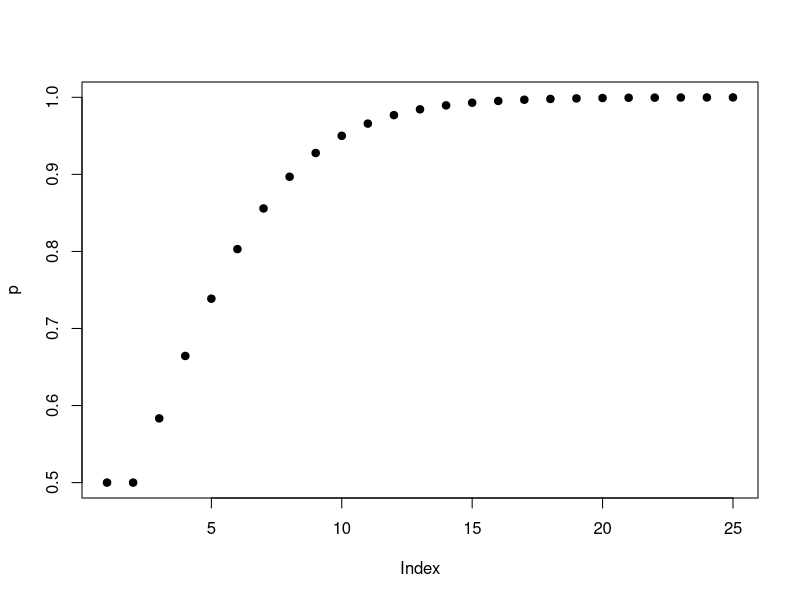
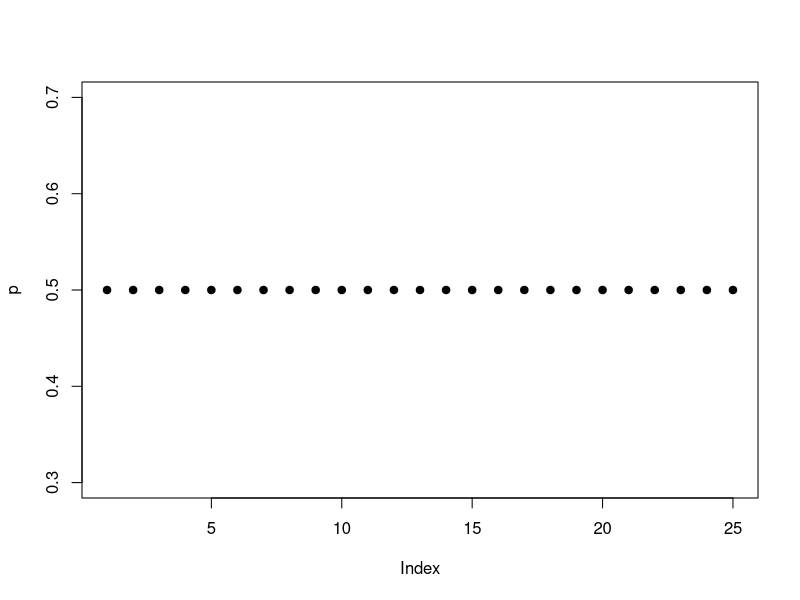
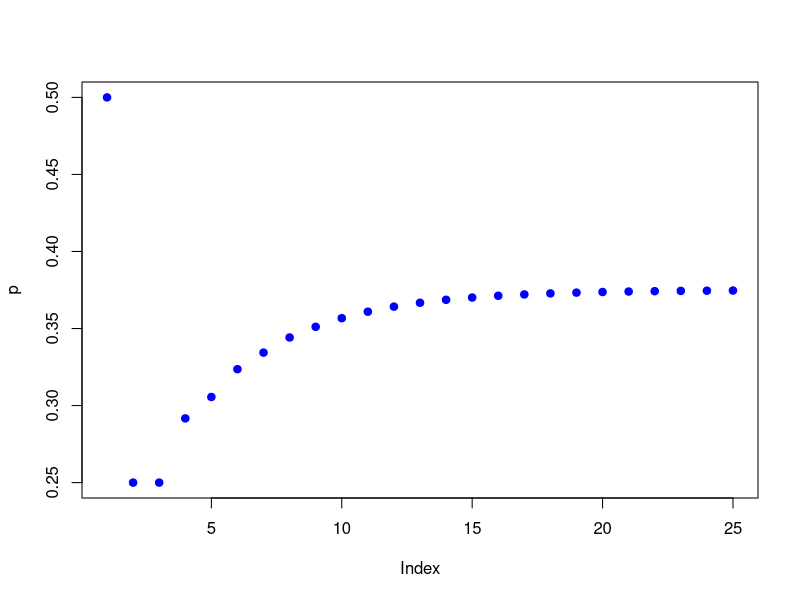
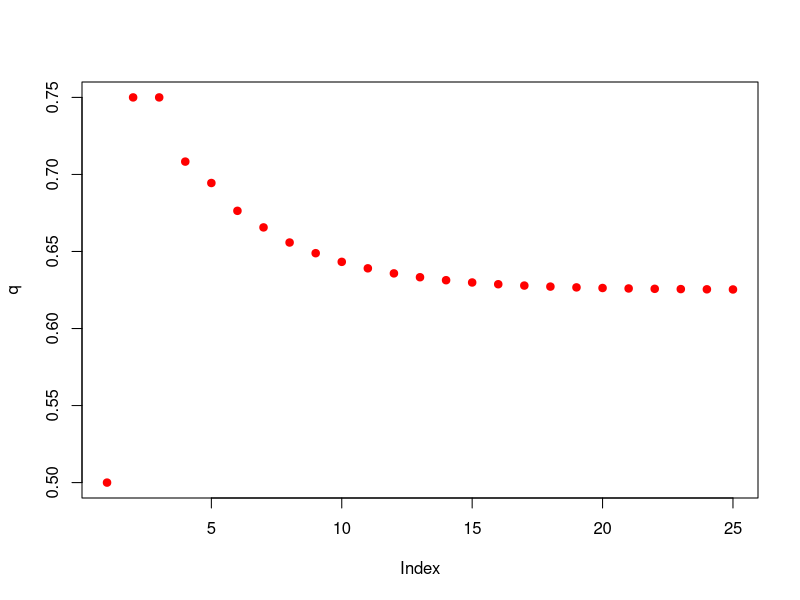

Source code (R) for these figures, in order:
## ---- chunk 1
knitr::opts_chunk$set(echo = TRUE, fig.width = 6, fig.height = 4, fig.align = "center")
library(ggplot2)
## ---- chunk 2
# ESTIMATION OF GENOTYPE AND ALLELE FREQUENCIES FROM A GENOTYPING SURVEY
# One-gene two-alleles: X1 and X2
# Three genotypes:  X11, X12 and X22
# Sample size genotype ij -> Nij

# Create the function
gene_freq <- function(N11, N12, N22) {
   
   N = N11 + N12 + N22 # N total sample
   
   # Allele frequencies estimation
   p = (N11 + N12/2)/N # p is the frequency of X1 
   q = 1 - p # q is the frequency of X2 
   
   # Genotype frequencies estimation
   f11 = N11/N # frequency of X11 genotype 
   f12 = N12/N # frequency of X12 genotype 
   f22 = N22/N # frequency of X22 genotype 
   
   # Output
   return (list("N" = N, "N11" = N11, "N12" = N12, "N22" = N22,
                "p" = p, "q" = q,
                "f11" = f11, "f12" = f12, "f22" = f22))
}
## ---- chunk 3

# Invoke the function
results = gene_freq(1787, 3037, 1305)

# Print results
print(paste0("Sample size = ",results$N," -> N11 = ",results$N11,", N12 = ", results$N12," and N22 = ",results$N22))
print(paste0("p = ", round(results$p,3)," and q = ",round(results$q,3)))
print(paste0("f11 = ",round(results$f11,3), ", f12 = ",round(results$f12,3)," and f22 = ", round(results$f22,3)))
## ---- chunk 4
# MENDELIAN POPULATION
# RANDOM MATING - HWE

# One-gene two-alleles: X1 and X2
# Three initial genotypes:  X11, X12 and X22
# Initial genotype frequencies: f11, f12, f22

# Create the function
random_mating <- function(f11, f12, f22) {
   
   p = f11 + f12/2 # allele frequency of X1
   q = 1 - p # allele frequency of X2
   
   # Mating pairs (frequencies) probabilities
   f11_11 = f11 * f11
   f11_12 = 2 * f11 * f12
   f11_22 = 2 * f11 * f22
   f12_12 = f12 * f12
   f12_22 = 2 * f12 * f22
   f22_22 = f22 * f22
   # Genotype probabilities of progeny (offspring) f11_, f12_, f22_
   f11_ = f11_11 + f11_12/2 + f12_12/4
   f12_ = f11_12/2 + f11_22 + f12_12/2 + f12_22/2
   f22_ = f12_12/4 + f12_22/2 + f22_22
   # Allele probability of progeny p_ and q_
   p_ = f11_ + f12_/2
   q_ = 1 - p_
   # Output
   return (list("p" = p, "q" = q,
                "f11" = f11, "f12" = f12, "f22" = f22,
                "p_" = p_, "q_" = q_,
                "f11_" = f11_, "f12_" = f12_, "f22_" = f22_))
}
## ---- chunk 5
# Invoke the function
result <- random_mating(0.5, 0, 0.5)

# Print results
print(paste0("Allele prob. initial generation (p and q) ",result$p, result$q))
print(paste("Genotype prob. initial generation (f11, f12, f22) ",result$f11, result$f12,result$f22))
print(paste("Allele prob. next generation (p' and q') ",result$p_, result$q_))
print(paste("Genotype prob. next generation (f'11, f'12, f'22) ",result$f11_, result$f12_,result$f22_))
print(paste("Genotype prob. next generation according HWE ", result$p_ * result$p_, 2*result$p_ * result$q_,result$q_ * result$q_))
## ---- chunk 6
cat("Offsprings of population 1\n")
result1 <- random_mating(0.24, 0.32, 0.44)

paste("Genotype prob. initial generation (f11, f12, f22): ", result1$f11, result1$f12, result1$f22)
paste("Allele prob. next generation (p' and q'): ", result1$p_, result1$q_)
paste("Genotype prob. next generation (f'11, f'12, f'22): ", result1$f11_, result1$f12_, result1$f22_)


cat("Offsprings of population 2\n")
result2 <- random_mating(0.33, 0.14, 0.53)

paste("Genotype prob. initial generation (f11, f12, f22): ", result2$f11, result2$f12, result2$f22)
paste("Allele prob. next generation (p' and q'): ", result2$p_, result2$q_)
paste("Genotype prob. next generation (f'11, f'12, f'22): ", result2$f11_, result2$f12_, result2$f22_)
## ---- chunk 7
#Mating for all combinations
ProbAllMatings = result$f11*result$f11 + result$f12*result$f12 + result$f22*result$f22

#self combinations
f11_11 = (result$f11*result$f11)/ProbAllMatings

f12_12 = (result$f12*result$f12)/ProbAllMatings

f22_22 = (result$f22*result$f22)/ProbAllMatings

#mixed combinations
f11_12 = (result$f11*result$f12)/ProbAllMatings
f11_22 = (result$f11*result$f22)/ProbAllMatings

f12_22 = (result$f12*result$f22)/ProbAllMatings
#f12_11 has already been calculated (f11_12), and 22 for all as well

##????? #pq f11_11 = f11_12 i f12_12=f12_22 i f22_22=f11_22 ????
f11_11 = result$f11*result$f22/ProbAllMatings
f11_12 = 0
f11_22 = 0
f12_12 = result$f12*result$f22/ProbAllMatings
f12_22 = 0
f22_22 = result$f11*result$f22/ProbAllMatings

cat(f22_22)
## ---- chunk 8
qchisq(0.95, df = 1)
## ---- chunk 9
pchisq(0.048, df = 1, lower = F)
## ---- chunk 10
# HWE CHI-SQUARE TEST ON COUNTS FROM A GENOTYPING SURVEY 

# One-gene two-alleles: X1 and X2
# Three initial genotypes:  X11, X12 and X22
# Sample size genotype ij -> Nij 

# Create the function
HWE_test <- function(N11, N12, N22) {

   N = N11 + N12 + N22 # N total sample
   
   # Allele frequencies estimation
   p = (N11 + N12/2)/N # p is the frequency of X1 
   q = 1 - p # q is the frequency of X2 
   
   #Genotype frequencies
   f11 = N11/N # frequency of X11 genotype
   f12 = N12/N # frequency of X12 genotype
   f22 = N22/N # frequency of X22 genotype

   # Expected HWE
   E11 = N*p^2 
   E12 = N*2*p*q
   E22 = N-E11-E12
   
   # Chi-square value and probability
   Chi_value = (N11-E11)^2/E11 + (N12-E12)^2/E12 + (N22-E22)^2/E22
   prob = pchisq(Chi_value, df = 1, lower = F)

   # Output
   return (list("N" = N, "N11" = N11, "N12" = N12, "N22" = N22,
                "p" = p, "q" = q,
                "f11" = f11, "f12" = f12, "f22" = f22,
                "Chi_value" = Chi_value, "prob" = prob))
}
## ---- chunk 11
# Invoke the function
results <- HWE_test(1787,3037,1305)

# Print results
print(paste("Sample size = ", results$N," -> N11 = ", results$N11,", N12 = ", results$N12,",N22 = ", results$N22))
print(paste("p = ",round(results$p,digits=3)," and q = ", round(results$q,digits=3) ))
print(paste("f11 = ",round(results$f11,digits=3),", f12 = ",round(results$f12,digits=3)," and f22 = ", round(results$f22,digits=3)))
print(paste("Chi-square value = ",round(results$Chi_value,3),"; Prob. = ",  round(results$prob,3)))
## ---- chunk 12

navajo_res<-HWE_test(305, 52, 4)

#Test for the deviation from HWE and its significance.
cat("Sample size = ", navajo_res$N," -> N11 = ", navajo_res$N11,", N12 = ", navajo_res$N12,",N22 = ", navajo_res$N22)
cat("\np = ",round(navajo_res$p,digits=3)," and q = ", round(navajo_res$q,digits=3))
cat("\nf11 = ",round(navajo_res$f11,digits=3),", f12 = ",round(navajo_res$f12,digits=3)," and f22 = ", round(navajo_res$f22,digits=3))
cat("\nChi-square value =",round(navajo_res$Chi_value,3),"; Prob. = ",  round(navajo_res$prob,3))


#What proportion of children of women of phenotype N are expected to present the maternal phenotype?
proportion_NN <- (navajo_res$f22)^2
cat("\nThe proportion of children of women of phenotype N that are expected to present the maternal phenotype is", round(proportion_NN, 4))

#What proportion of children of heterozygous MN women are expected to have the maternal phenotype?
proportion_MN <- 2 * navajo_res$f12 * navajo_res$f22
cat("\nThe proportion of children of heterozygous MN women that are expected to have the maternal phenotype is", round(proportion_MN, 3))


## ---- chunk 13
HWE_allele_test_3<-function(N11, N12, N13, N22, N23, N33){ #AA, AB, AC, BB, BC, CC
  N=N11+N12+N13+N22+N23+N33
  
  #Freq estimation
  p = (N11 + 0.5 * N12 + N13) / (2 * N)
  q = (N22 + 0.5 * N12 + N23) / (2 * N) 
  r = 1 - p - q
  
  #genotype freq
  f11=N11/N
  f12=N12/N
  f13=N13/N
  f22=N22/N
  f23=N23/N
  f33=N33/N
  
  #HWE (expected)
  E11 = N * p^2
  E12 = N * 2 * p * q
  E13 = N * 2 * p * r
  E22 = N * q^2
  E23 = N * 2 * q * r
  E33 = N * r^2
  
  chi_v = (N11 - E11)^2 / E11 + (N12 - E12)^2 / E12 + (N13 - E13)^2 / E13 + (N22 - E22)^2 / E22 + (N23 - E23)^2 / E23 + (N33 - E33)^2 / E33 
  prob= pchisq(chi_v, df = 3, lower = F)
  
  res=2
  
  return(list("N"=N, "N11" = N11, "N12" = N12, "N13" = N13, "N22" = N22, "N23" = N23, "N33" = N33, "f11" = f11, "f12" = f12, "f13" = f13, "f22" = f22, "f23" = f23, "f33" = f33, "p"=p, "q"=q, "r"=r, "Chi_v" = chi_v, "probability"=prob))
  
}

test_result<-HWE_allele_test_3(17, 86, 5, 61, 9, 0)

print(paste("Allele frequencies: A =", round(test_result$p, 3), ", B =", round(test_result$q, 3), ", C =", round(test_result$r, 3)))
print(paste("Chi-square value = ", round(test_result$Chi_v, 3), "; Probability = ", round(test_result$probability, 3)))


## ---- chunk 14
# ESTIMATION OF ALLELE AND GENOTYPE FREQUENCIES FROM COUNTS OF DOMINANT AND
# RECESSIVE PHENOTYPES ASSUMING HWE
# One-gene two-alleles with dominance: X1 > X2
# Three genotypes:  X11, X12 and X22
# Two phenotypes: N1_ and N22
# Sample size genotype ij -> Nij

# Create the function
freq_dominance <- function(NA_, Naa) {
    
    N = NA_ + Naa # N total sample
    
    # Phenotypic frequencies
    faa = Naa/N # Frequency genotype aa
    
    # Allele frequency
    q = sqrt(faa)
    p = 1 - q;
    
    # Genotype frequencies according HWE
    f11 = p^2 
    f12 = 2*p*q
    f22 = q^2
    
    # Output
   return (list("N" = N, "NA_" = NA_, "Naa" = Naa, 
                "p" = p, "q" = q,
                "f11" = f11, "f12" = f12, "f22" = f22))
}
## ---- chunk 15

# Invoke the function
results <- freq_dominance(170, 30)

# Print results
print(paste("Sample size = ", results$N," -> NA_ = ",results$NA_,",Naa = ", results$Naa))
print(paste("p = ",round(results$p,digits=3)," and q = ", round(results$q,digits=3) ))
print(paste("fAA = ",round(results$f11,digits=3),", fAa = ",
round(results$f12,digits=3)," and faa = ", round(results$f22,digits=3) ))

## ---- chunk 16

res <- freq_dominance(0.19 * 200, (1-0.19)*200) #dominant, recessive

#Heterozygotes Aa are in f12, so res$f12
cat("Heterozygote frequency: ", round(res$f12, 3), "\n")


## ---- chunk 17

res<-freq_dominance((1-0.09)*200, 0.09 * 200)

cat("Heterozygote frequency: ", round(res$f12, 3), "\n")
## ---- chunk 18

cy_fi_freq<-1/1700

res<-freq_dominance((1 - cy_fi_freq)*200, cy_fi_freq*200) #recessive have the disease

cat("A", round(cy_fi_freq*100, 3),"% of the population will have cystic fibrosis\n")
cat("Recessive allele frequency:", round(res$q, 3))
cat("\nDominant allele frequency:", round(res$p, 3))
cat("\nA", round(res$f12*100, 3),"% of the population are heterozygous\n")

## ---- chunk 19

alb_freq<-1/10000

res<-freq_dominance((1 - alb_freq)*200, alb_freq*200) #recessive have the disease

cat("Frequency of allele produced by albinism:", round(res$q, 3))

cat("\nProportion of non-affected carriers:", round(res$f12*100, 2))
## ---- chunk 20
random_mating_new<-function(f11, f12, f22){
  
  p=f11+f12/2
  q=1-p
  
  f11_11=f11*f11
  f11_12=2*f11*f12
  f11_22 = 2 * f11 * f22
  f12_12 = f12 * f12
  f12_22 = 2 * f12 * f22
  f22_22 = f22 * f22
  
  f11_ = f11_11 + 2*f11_12/3 + 4*f12_12/9
  f12_ = f11_12/3 + f11_22 + 4*f12_12/9 + 2*f12_22/3
  f22_ = f12_12/9 + f12_22/3 + f22_22
  
  p_ = f11_ + f12_/2
  q_ = 1 - p_
  
  return (list("p" = p, "q" = q, "f11" = f11, "f12" = f12, "f22" = f22, "p_" = p_, "q_" = q_, "f11_" = f11_, "f12_" = f12_, "f22_" = f22_))
}

res_f<-random_mating_new(0.5, 0, 0.5)
print(paste("Allele prob. next generation (p' and q') ",res_f$p_, res_f$q_))
print(paste("Genotype prob. next generation (f'11, f'12, f'22) ",res_f$f11_, res_f$f12_, res_f$f22_))
## ---- chunk 21
f11<-0.5
f12<-0
f22<-0.5
for (i in 1:25) {
res_l<-random_mating_new(f11, f12, f22)
f11<-res_l$f11_
f12<-res_l$f12_
f22<-res_l$f22_
}
cat("In 25 generations, the allele frequencies will be: \nf11:", f11, "\nf12:", f12, "\nf22:", f22)
cat("In 25 generations, the genotype frequencies will be: \np:", res_l$p_, "\nq:", res_l$q_)
## ---- chunk 22
f11<-0.5
f12<-0
f22<-0.5
p <- vector()

for (i in 1:25) {
res_l<-random_mating_new(f11, f12, f22)
f11<-res_l$f11_
f12<-res_l$f12_
f22<-res_l$f22_
p[i] <- res_l$p
}

plot(p, pch=19)
## ---- chunk 23
f11<-0.5
f12<-0
f22<-0.5
p <- vector()

for (i in 1:25) {
res_l<-random_mating(f11, f12, f22)
f11<-res_l$f11_
f12<-res_l$f12_
f22<-res_l$f22_
p[i] <- res_l$p
}

plot(p, pch=19)
## ---- chunk 24

random_mating_dual<-function(f11, f12, f22, pm, pf){
  
  p = f11 + f12/2 + pm/2
  q = 1-p
  
  prob = (pm * f11) + (2 * pm * f12) + (pm * f22) + (2* pf * f12) + (pf * f22) + (pf * f11)
  f1_11 = pm * f11 / prob
  f1_12 = 2 * pm * f12 / prob
  f1_22 = pm * f22 / prob
  f2_12 = 2* pf * f12 / prob
  f2_22 = pf * f22 / prob
  f2_11 = pf * f11 / prob
  # Genotype probabilities of progeny (offspring) f11_, f12_, f22_
  f11_ = f1_11/2 + f1_12/4
  f12_ = f1_12/4 + f1_22/2 + f2_12/4 + f2_11/2
  f22_ = f2_12/4 + f2_22/2 
  pm_ = f1_12/4 + f1_11/2 + f2_12/4 + f2_11/2
  pf_ = f1_12/4 + f1_22/2 + f2_12/4 + f2_22/2
  # Allele probability of progeny p_ and q_
  p_ = f11_ + f12_/2 + pm_/2
  q_ = 1 - p_
  # Output
  return (list("p" = p, "q" = q, "f11" = f11, "f12" = f12, "f22" = f22, "p_" = p_, "q_" = q_, "f11_" = f11_, "f12_" = f12_, "f22_" = f22_, "pm_" = pm_, "pf_" = pf_))
}

p<-vector()
q<-vector()
f11<-0
f12<-0
f22<-1
pm<-1
pf<-0

for (i in 1:25) {
res_d<-random_mating_dual(f11, f12, f22, pm, pf)
f11<-res_d$f11_
f12<-res_d$f12_
f22<-res_d$f22_
pm<-res_d$pm_
pf<-res_d$pf_

p[i] <- res_d$p
q[i] <- res_d$q
}

plot(p, col="blue", pch=19)
plot(q, col="red", pch=19)


cat("We can see that both frequencies tend to an equilibrium, to prove it further\np:", p[25], "\nq:", q[25], "\np+q should be 1  \np+q=", p[25]+q[25], "\nThere is an equilibrium")
